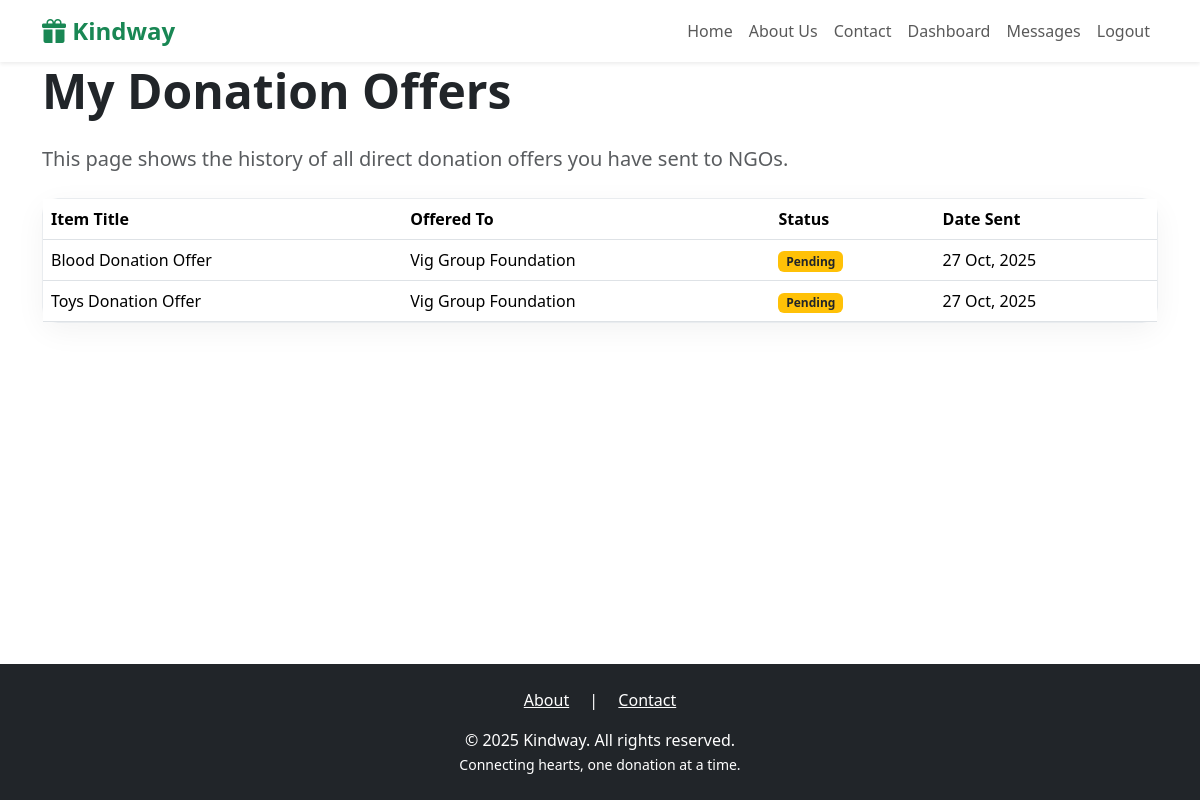
The page /donations/history/ (signed in) on the database its author committed.
### donations/models.py (models this page shows, shortened)
class DonationOffer(models.Model):
    STATUS_CHOICES = (
      ('PENDING', 'Pending'),
      ('ACCEPTED', 'Accepted'),
      ('REJECTED', 'Rejected'),
    )
    DELIVERY_CHOICES = (
        ('PICKUP', 'I require pickup'),
        ('DROP_OFF', 'I will drop off the item'),
    )
    title = models.CharField(max_length=200)
    description = models.TextField()
    image = models.ImageField(upload_to='offer_images/', blank=True, null=True)
    category = models.ForeignKey(Category, on_delete=models.SET_NULL, null=True)
    donor = models.ForeignKey(settings.AUTH_USER_MODEL, related_name='sent_offers', on_delete=models.CASCADE)
    ngo = models.ForeignKey(settings.AUTH_USER_MODEL, related_name='received_offers', on_delete=models.CASCADE)
    status = models.CharField(max_length=10, choices=STATUS_CHOICES, default='PENDING')
    delivery_type = models.CharField(max_length=10, choices=DELIVERY_CHOICES)
    created_at = models.DateTimeField(auto_now_add=True)

### users/models.py (models this page shows, shortened)
class CustomUser(AbstractUser):
    USER_TYPE_CHOICES = (
      ('DONOR', 'Donor'),
      ('NGO', 'NGO'),
    )
    user_type = models.CharField(max_length=10, choices=USER_TYPE_CHOICES)

class NGOProfile(models.Model):
    VERIFICATION_CHOICES = (
        ('PENDING', 'Pending'),
        ('VERIFIED', 'Verified'),
        ('REJECTED', 'Rejected'),
    )
    user = models.OneToOneField(settings.AUTH_USER_MODEL, on_delete=models.CASCADE, primary_key=True)
    ngo_name = models.CharField(max_length=255)
    address = models.TextField()
    mission_statement = models.TextField(blank=True)
    document = models.FileField(upload_to='ngo_docs/', null=True, blank=True)
    verification_status = models.CharField(
        max_length=10,
        choices=VERIFICATION_CHOICES,
        default='PENDING'
    )
    is_verification_email_sent = models.BooleanField(default=False)
    latitude = models.FloatField(null=True, blank=True)
    longitude = models.FloatField(null=True, blank=True)
    accepted_categories = models.ManyToManyField(Category, blank=True)

### donations/views.py (the view)
# urls.py: path('history/', views.offer_history, name='offer_history'),
@login_required
def offer_history(request):
    sent_offers = DonationOffer.objects.filter(donor=request.user).order_by('-created_at')
    return render(request, 'donations/offer_history.html', {'sent_offers': sent_offers})

### templates/donations/offer_history.html
{% extends 'base.html' %}
{% block content %}
<div class="container">
    <h1 class="display-5 fw-bold mb-4">My Donation Offers</h1>
    <p class="lead text-muted mb-4">This page shows the history of all direct donation offers you have sent to NGOs.</p>
    <div class="card content-card">
        <div class="table-responsive">
            <table class="table table-hover mb-0">
                <thead>
                    <tr>
                        <th>Item Title</th>
                        <th>Offered To</th>
                        <th>Status</th>
                        <th>Date Sent</th>
                    </tr>
                </thead>
                <tbody>
                    {% for offer in sent_offers %}
                    <tr>
                        <td>{{ offer.title }}</td>
                        <td>{{ offer.ngo.ngoprofile.ngo_name }}</td>
                        <td>
                            {% if offer.status == 'PENDING' %}
                                <span class="badge bg-warning text-dark">Pending</span>
                            {% elif offer.status == 'ACCEPTED' %}
                                <span class="badge bg-success">Accepted</span>
                            {% elif offer.status == 'REJECTED' %}
                                 <span class="badge bg-danger">Rejected</span>
                            {% endif %}
                        </td>
                        <td>{{ offer.created_at|date:"d M, Y" }}</td>
                    </tr>
                    {% empty %}
                    <tr>
                        <td colspan="4" class="text-center py-4">You have not sent any donation offers yet.</td>
                    </tr>
                    {% endfor %}
                </tbody>
            </table>
        </div>
    </div>
</div>
{% endblock %}

### templates/base.html (style rules this page uses)
:root { --primary-green: #198754; --dark-green: #146c43; --accent-orange: #fd7e14; --light-bg: #f8f9fa; --white: #FFFFFF; --dark-text: #212529; --secondary-text: #6c757d; --font-sans: 'system-ui', -apple-system, 'Segoe UI', 'Roboto', 'Helvetica Neue', Arial, sans-serif; }
body { background-color: var(--white); display: flex; flex-direction: column; min-height: 100vh; font-family: var(--font-sans); }
.content-card { background-color: var(--white); border-radius: 16px; border: 1px solid #e9ecef; box-shadow: 0 8px 30px rgba(0,0,0,0.05); transition: all 0.3s ease; }

### rows shown on the page
DonationOffer: title "Blood Donation Offer", ngo.ngoprofile.ngo_name "Vig Group Foundation", status "Pending", created_at "27 Oct, 2025"
DonationOffer: title "Toys Donation Offer", ngo.ngoprofile.ngo_name "Vig Group Foundation", status "Pending", created_at "27 Oct, 2025"
